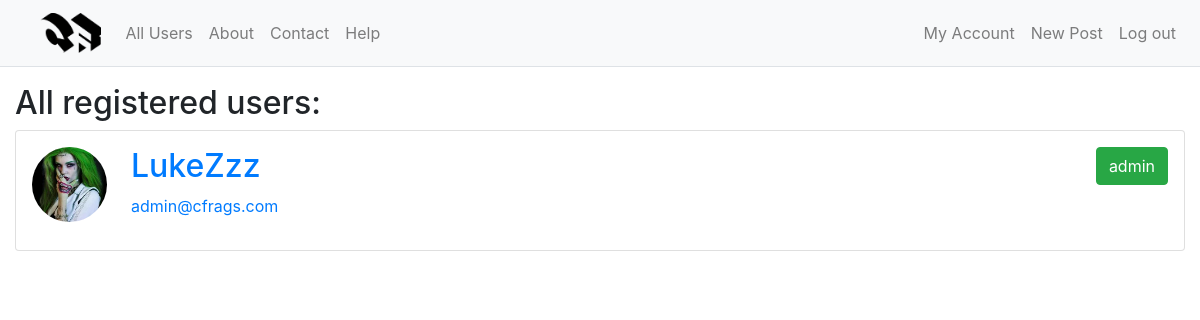
The page /allusers (signed in) on the database its author committed.
### website/models.py (models this page shows, shortened)
class User(db.Model, UserMixin):
    id = db.Column(db.Integer, primary_key=True)
    username = db.Column(db.String(20), unique=True, nullable=False)
    email = db.Column(db.String(120), unique=True, nullable=False)
    image_file = db.Column(db.String(20), nullable=False, default='default.jpg')
    password = db.Column(db.String(60), nullable=False)
    posts = db.relationship('Post', backref='author', lazy=True)
    liked_comments = db.relationship('CommentLike', backref='user', lazy=True)
    liked_posts = db.relationship('PostLike', backref='user', lazy=True)

### website/users/routes.py (the view)
@users.route("/allusers")
def all_users():
    users = User.query.all()
    if users:
        return render_template("users.html", users=users)
    else:
        flash('There are no users registered!', 'warning')
        return redirect(url_for('main.home'))

### website/models.py (called while the page is built)
@login_manager.user_loader
def load_user(user_id):
    return User.query.get(int(user_id))

### website/templates/users.html (shortened to what this page needs)
{% extends "layout.html" %}
{% block content %}
<div class="col-12">
  <h2>All registered users:</h2>
  {% for user in users %}
	<div class="card w-100 mb-3 p-3">
      <div class="media">
        <img style="height:75px;width:75px;object-fit:cover;" class="rounded-circle account-img mr-4" src="{{ url_for('static', filename='profile_pics/' + user.image_file) }}">
        <div class="media-body h-100">
          <h2 class="account-heading"><a href="{{ url_for('users.user', username=user.username) }}">{{ user.username }}</a></h2>
          <p class="text-secondary">
            <a href="mailto:user.email">{{ user.email }}</a>
          </p>
        </div>
		{% if user.id == 1%}
			<div class="btn btn-success">admin</div>
		{% else %}
			<div class="btn btn-secondary ml-3">user</div>
		{% endif %}
      </div>
    </div>
  {% endfor %}
</div>
{% endblock content %}

### rows shown on the page
User: image_file (picture), username "LukeZzz", email "admin@cfrags.com"
